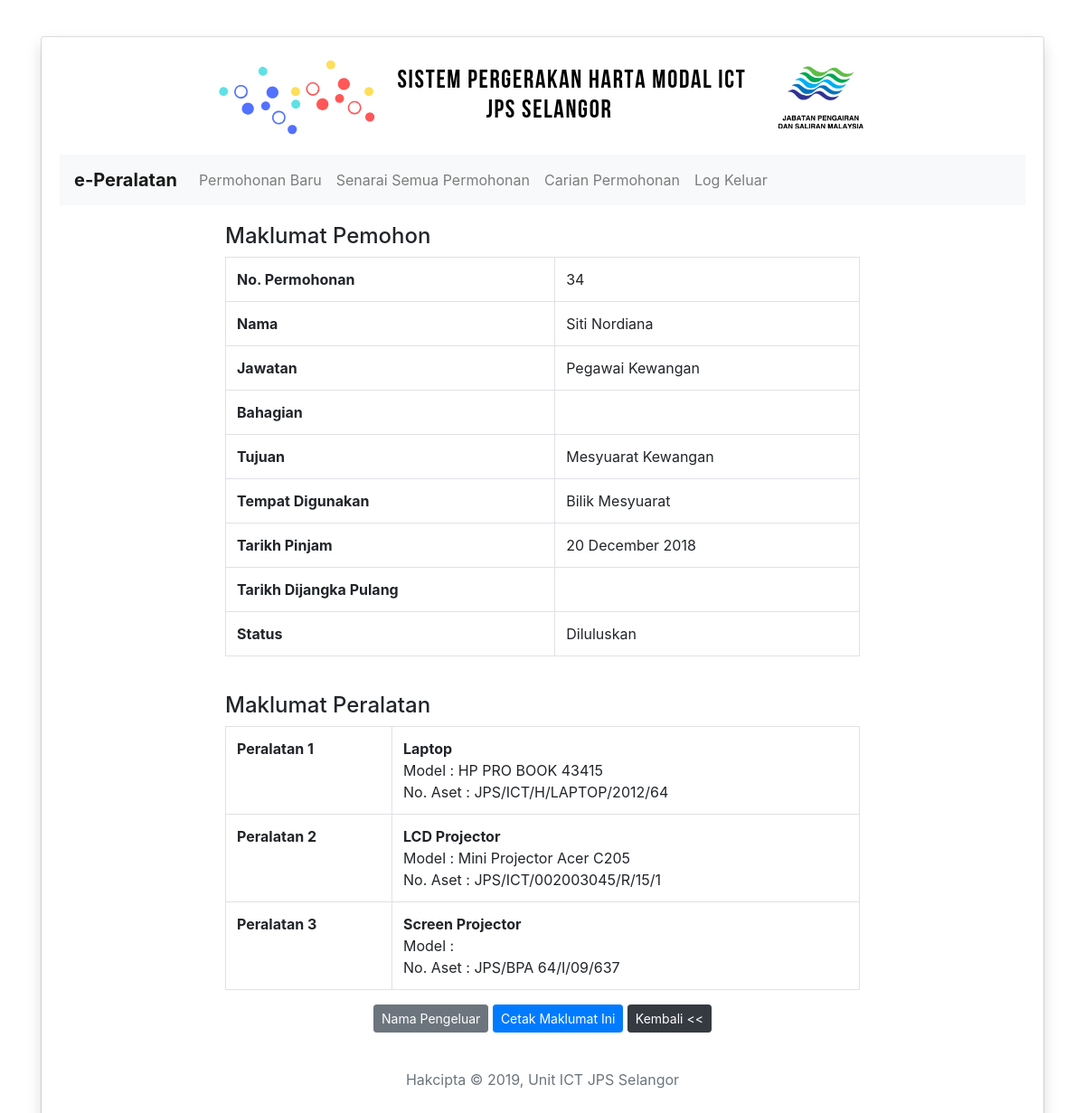
Page /perincian.php?permohonanID=34 on the committed database.
### tables this page shows
CREATE TABLE `permohonan` (
  `id_permohonan` int(3) NOT NULL,
  `nama_pemohon` varchar(255) NOT NULL,
  `jawatan` varchar(255) NOT NULL,
  `bahagian` varchar(255) NOT NULL,
  `tujuan` varchar(255) NOT NULL,
  `tempat_digunakan` varchar(255) NOT NULL,
  `tarikh_pinjam` varchar(255) NOT NULL,
  `tarikh_pulang` varchar(255) NOT NULL,
  `peralatan1` varchar(255) NOT NULL,
  `peralatan2` varchar(255) NOT NULL,
  `peralatan3` varchar(255) NOT NULL,
  `status` int(1) NOT NULL,
  `tarikh_terima` varchar(255) NOT NULL
);

CREATE TABLE `peralatan` (
  `id_no` int(2) NOT NULL,
  `id_peralatan` int(2) NOT NULL,
  `peralatan` varchar(255) NOT NULL,
  `model` varchar(255) NOT NULL,
  `no_aset` varchar(255) NOT NULL
);

### perincian.php (the view, shortened to what this page needs)
<!doctype html>
<html lang="en">
	<?php
		include "header.php";?>
	<?php
	$permohonanID = '';
		if(isset($_GET['permohonanID'])){
	    	$permohonanID = $_GET['permohonanID'];
	 	}
	?>
	<?php
		$result = mysql_query("SELECT * FROM permohonan WHERE id_permohonan = '".$permohonanID."'") or die(mysql_error());
		if(mysql_num_rows($result) == 1)
		{
			$row = mysql_fetch_array( $result );
			$result_peralatan1 = mysql_query("SELECT * FROM peralatan WHERE no_aset = '".$row['peralatan1']."'") or die(mysql_error());
			$row1 = mysql_fetch_array( $result_peralatan1 );
			$result_peralatan2 = mysql_query("SELECT * FROM peralatan WHERE no_aset = '".$row['peralatan2']."'") or die(mysql_error());
			$row2 = mysql_fetch_array( $result_peralatan2 );
			$result_peralatan3 = mysql_query("SELECT * FROM peralatan WHERE no_aset = '".$row['peralatan3']."'") or die(mysql_error());
			$row3 = mysql_fetch_array( $result_peralatan3 );
		}
		else
		{
			echo "<script>alert('Nombor rujukan tiada dalam sistem'); window.location = './semak.php';</script>";
		}
	?>
  <body>
	<div class="container">
		<div class="col-lg-12">
			<div class="card">
			  <div class="card-body shadow">
				<center><img src="img/6.png" class="img-fluid header" alt="Responsive image"></center>
				<?php include "navbar2.php"; ?>
				<div class="row justify-content-md-center">
					<div class="col col-lg-8" id="printableArea">
						<h4>
						  Maklumat Pemohon
						</h4>
						<table class="table table-bordered">
						  <tbody>
							<tr>
							  <th scope="row">No. Permohonan</th>
							  <td><?php echo $_GET['permohonanID'] ?></td>
							</tr>
							<tr>
							  <th scope="row">Nama</th>
							  <td><?php echo $row['nama_pemohon'] ?></td>
							</tr>
							<tr>
							  <th scope="row">Jawatan</th>
							  <td><?php echo $row['jawatan'] ?></td>
							</tr>
							<tr>
							  <th scope="row">Bahagian</th>
							  <td><?php echo $row['nama_unit'] ?></td>
							</tr>
							<tr>
							  <th scope="row">Tujuan</th>
							  <td><?php echo $row['tujuan'] ?></td>
							</tr>
							<tr>
							  <th scope="row">Tempat Digunakan</th>
							  <td><?php echo $row['tempat_digunakan'] ?></td>
							</tr>
							<tr>
							  <th scope="row">Tarikh Pinjam</th>
							  <td><?php echo $row['tarikh_pinjam'] ?></td>
							</tr>
							<tr>
							  <th scope="row">Tarikh Dijangka Pulang</th>
							  <td><?php echo $row['tarikh_dijangkapulang'] ?></td>
							</tr>
							<tr>
							  <th scope="row">Status</th>
							  <td>
								<?php
									if($row['status'] == '0')
									{
										echo "Sedang Dalam Proses";
									}
									else if($row['status'] == '1')
									{
										echo "Diluluskan";
									}
									else
									{
										echo "Tidak Diluluskan";
									}
								?>							  </td>
							</tr>
						  </tbody>
						</table>
						<br>
						<h4>
						  Maklumat Peralatan
						</h4>
						<table class="table table-bordered">
						  <tbody>
							<tr>
							  <th scope="row">Peralatan 1</th>
							  <td>
								<strong><?php echo $row1['peralatan'] ?></strong><br>
								Model : <?php echo $row1['model'] ?><br>
								No. Aset : <?php echo $row1['no_aset'] ?>
							  </td>
							</tr>
							<tr>
							  <th scope="row">Peralatan 2</th>
							  <td>
								<strong><?php echo $row2['peralatan'] ?></strong><br>
								Model : <?php echo $row2['model'] ?><br>
								No. Aset : <?php echo $row2['no_aset'] ?>
							  </td>
							</tr>
							<tr>
							  <th scope="row">Peralatan 3</th>
							  <td>
								<strong><?php echo $row3['peralatan'] ?></strong><br>
								Model : <?php echo $row3['model'] ?><br>
								No. Aset : <?php echo $row3['no_aset'] ?>
							  </td>
							</tr>
						  </tbody>
						</table>
						<center>
							<?php
								if($row['status'] == '0')
								{
									echo '
									<a href="lulus.php?permohonanID='.$_GET['permohonanID'].'" class="btn btn-success btn-sm" role="button">Diluluskan</a>
									<a href="tidak_lulus.php?permohonanID='.$_GET['permohonanID'].'" class="btn btn-danger btn-sm" role="button">Tidak Diluluskan</a>
									<a href="ubah_peralatan.php?permohonanID='.$_GET['permohonanID'].'" class="btn btn-secondary btn-sm" role="button">Ubah Peralatan</a>
									<a href="javascript:history.go(-1)" class="btn btn-dark btn-sm" role="button">Kembali <<</a>';
								}
								else
								{
									echo '
										<a href="nama pengeluar.php?permohonanID='.$_GET['permohonanID'].'" class="btn btn-secondary btn-sm" role="button">Nama Pengeluar</a>
									<a href="kewpa.php?permohonanID='.$_GET['permohonanID'].'"<input type="button" onclick="printDiv("printableArea")" value="Cetak Maklumat Ini!" class="btn btn-primary btn-sm" role="button">Cetak Maklumat Ini</a>
									<a href="javascript:history.go(-1)" class="btn btn-dark btn-sm" role="button">Kembali <<</a>';
								}
							?>
						</center>
					</div>
				</div>
				<?php include "footer.php";?>
			  </div>
			</div>
		</div>
	</div>
  </body>
</html>

### header.php (shortened to what this page needs)
<head>
    <link href="https://cdn.jsdelivr.net/npm/gijgo@1.9.10/css/gijgo.min.css" rel="stylesheet" type="text/css" />
    <link href="https://cdnjs.cloudflare.com/ajax/libs/twitter-bootstrap/4.1.1/css/bootstrap.css" rel="stylesheet" type="text/css" />
    <link href="https://cdn.datatables.net/1.10.19/css/dataTables.bootstrap4.min.css" rel="stylesheet" type="text/css" />
	<link rel="stylesheet" href="css/bootstrap.min.css">
	<link rel="stylesheet" href="css/style.css">
</head>

### navbar2.php (shortened to what this page needs)
<nav class="navbar navbar-expand-lg navbar-light bg-light">
  <a class="navbar-brand" href="index.php"><b>e-Peralatan</b></a>
  <div class="collapse navbar-collapse" id="navbarNav">
	<ul class="navbar-nav">
	  <li <?php if (basename($_SERVER['PHP_SELF']) == "administrator.php") echo 'class="nav-item active"';?>>
		<a class="nav-link" href="administrator.php?page=1">Permohonan Baru</a>
	  </li>
	  <li <?php if (basename($_SERVER['PHP_SELF']) == "senarai.php") echo 'class="nav-item active"';?>>
		<a class="nav-link" href="senarai.php?page=1">Senarai Semua Permohonan</a>
	  </li>
	  <li <?php if (basename($_SERVER['PHP_SELF']) == "logout.php") echo 'class="nav-item active"';?>>
		<a class="nav-link" href="cari.php">Carian Permohonan</a>
	  </li>
	  <li <?php if (basename($_SERVER['PHP_SELF']) == "logout.php") echo 'class="nav-item active"';?>>
		<a class="nav-link" href="logout.php">Log Keluar</a>
	  </li>
	</ul>
  </div>
</nav>

### footer.php
<footer class="footer">
  <div class="container">
	<span class="text-muted">Hakcipta &copy <?php echo date('Y'); ?>, Unit ICT JPS Selangor</span>
  </div>
</footer>

### css/style.css (style rules this page uses)
.container { padding: 40px 0 40px 0; }
.header { margin-bottom: 20px; }
.navbar { margin-bottom: 20px; }
footer { margin-bottom: -20px; text-align: center; }

### rows in the picture
permohonan: nama_pemohon "Siti Nordiana", jawatan "Pegawai Kewangan", tujuan "Mesyuarat Kewangan", tempat_digunakan "Bilik Mesyuarat", tarikh_pinjam "20 December 2018"
peralatan: peralatan "Laptop", model "HP PRO BOOK 43415", no_aset "JPS/ICT/H/LAPTOP/2012/64"
peralatan: peralatan "LCD Projector", model "Mini Projector Acer C205", no_aset "JPS/ICT/002003045/R/15/1"
peralatan: peralatan "Screen Projector", no_aset "JPS/BPA 64/I/09/637"

### other values in the picture
$_GET['permohonanID'] "34"
